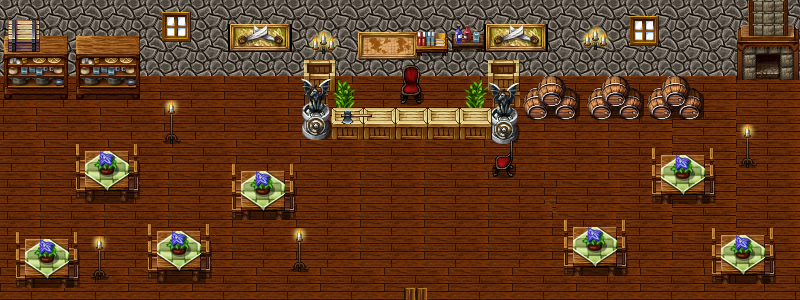

Rendered tile map (Tiled .tmx) drawn with the repository's tilesets; below, a short description and the map source with its tile grids summarised:
An orthogonal 200x75 tile map with 4x4 px tiles, 4 tile layers (Tile Layer 1, Furniture Background, Furniture, CounterTop), 6 tilesets and 24 objects.

<map version="1.0" tiledversion="1.0.3" orientation="orthogonal" renderorder="right-down" width="200" height="75" tilewidth="4" tileheight="4" nextobjectid="33">
 <tileset firstgid="1" name="celianna_TileA5" tilewidth="4" tileheight="4" tilecount="8192" columns="64">
  <image source="../Game Tilesets/celianna_TileA5.png" width="256" height="512" />
 </tileset>
 <tileset firstgid="8193" name="celianna_TileA5" tilewidth="4" tileheight="4" tilecount="8192" columns="64">
  <image source="../Game Tilesets/celianna_TileA5.png" width="256" height="512" />
 </tileset>
 <tileset firstgid="16385" name="pirate-themed-tilee" tilewidth="4" tileheight="4" tilecount="16384" columns="128">
  <image source="../Game Tilesets/pirate-themed-tilee.png" width="512" height="512" />
 </tileset>
 <tileset firstgid="32769" name="TileD" tilewidth="4" tileheight="4" tilecount="16384" columns="128">
  <image source="../Game Tilesets/TileD.png" width="512" height="512" />
 </tileset>
 <tileset firstgid="49153" name="TileA3" tilewidth="4" tileheight="4" tilecount="8192" columns="128">
  <image source="../Game Tilesets/TileA3.png" width="512" height="256" />
 </tileset>
 <tileset firstgid="57345" name="tileeyl5" tilewidth="4" tileheight="4" tilecount="16384" columns="128">
  <image source="../Game Tilesets/tileeyl5.png" width="512" height="512" />
 </tileset>
 <layer name="Tile Layer 1" width="200" height="75">
  <data>[15000 cells, 15000 non-empty, 304 distinct tile ids]</data>
 </layer>
 <layer name="Furniture Background" width="200" height="75">
  <data>[15000 cells, 402 non-empty, 233 distinct tile ids]</data>
 </layer>
 <layer name="Furniture" width="200" height="75">
  <data>[15000 cells, 3984 non-empty, 1361 distinct tile ids]</data>
 </layer>
 <layer name="CounterTop" width="200" height="75">
  <data>[15000 cells, 818 non-empty, 525 distinct tile ids]</data>
 </layer>
 <objectgroup name="South">
  <object id="32" x="404" y="288" width="23" height="13" />
 </objectgroup>
 <objectgroup name="Collision Layer">
  <object id="2" x="-31" y="1" width="32" height="300" />
  <object id="3" x="1" y="298" width="404" height="58" />
  <object id="4" x="427" y="298" width="372" height="34" />
  <object id="6" x="796" y="-14" width="51" height="310" />
  <object id="7" x="-1" y="0" width="794" height="75" />
  <object id="10" x="525" y="77" width="179" height="44" />
  <object id="11" x="303" y="105" width="214" height="35" />
  <object id="13" x="304" y="61" width="31" height="76" />
  <object id="14" x="488" y="61" width="31" height="74" />
  <object id="15" x="492" y="142" width="24" height="35" />
  <object id="16" x="231" y="165" width="63" height="53" />
  <object id="17" x="148" y="225" width="63" height="56" />
  <object id="19" x="75" y="144" width="61" height="57" />
  <object id="20" x="14" y="230" width="65" height="55" />
  <object id="21" x="563" y="220" width="65" height="63" />
  <object id="22" x="652" y="148" width="63" height="57" />
  <object id="23" x="711" y="229" width="65" height="58" />
  <object id="24" x="167" y="101" width="11" height="42" />
  <object id="26" x="293" y="228" width="13" height="44" />
  <object id="27" x="92" y="235" width="15" height="44" />
  <object id="28" x="741" y="123" width="13" height="48" />
  <object id="29" x="77" y="60" width="61" height="39" />
  <object id="30" x="3" y="66" width="62" height="33" />
 </objectgroup>
</map>
